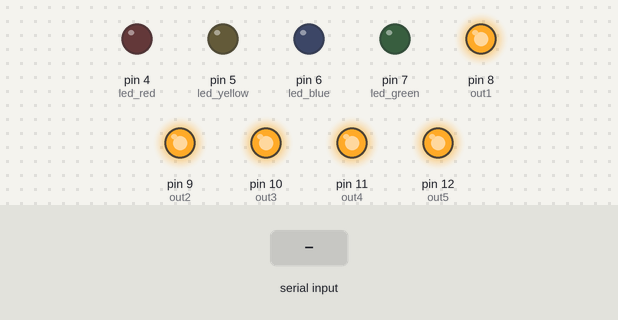
A sketch run on a simulated Arduino Uno, built with avr-gcc and run on an emulated ATmega328P. Shown: output pins drawn as LEDs (lit = HIGH). The test bench sets the inputs (shaded band).

Above: at 1.2 s.
1.3 s: "a" received over Serial
At 1.6 s:
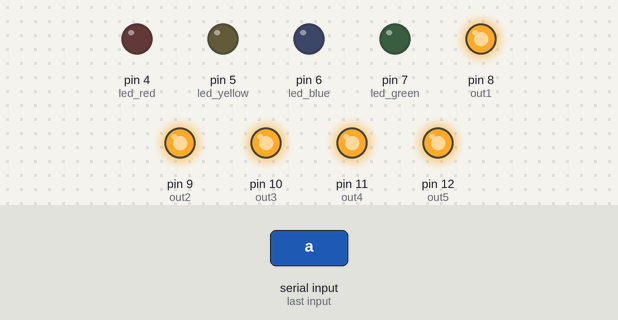
2.8 s: byte 96 (96) received over Serial
At 3.9 s:
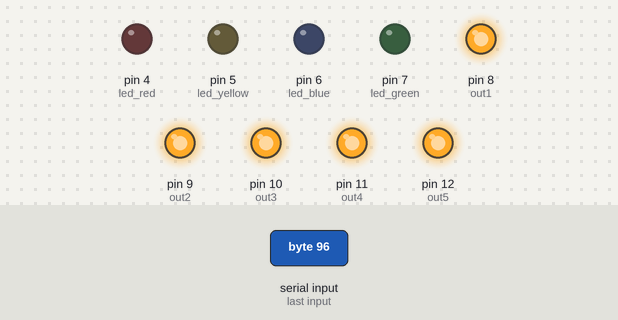
4.3 s: "b" received over Serial
At 5.1 s:
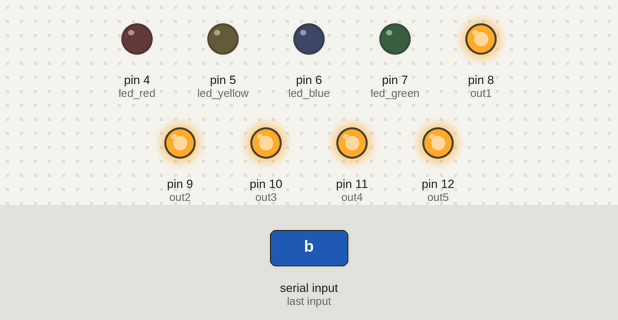
5.8 s: "d" received over Serial
At 6.2 s:
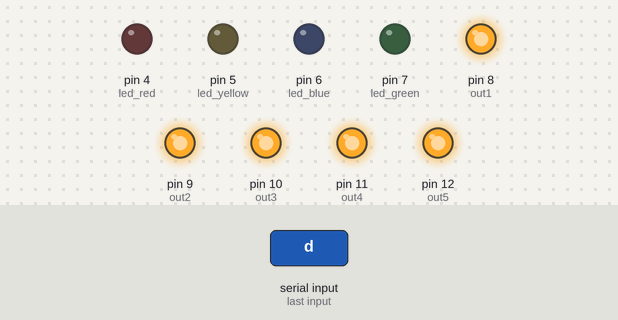
Timing chart, 0 to 8.3 s (numbered marks = the images above; inputs shaded):
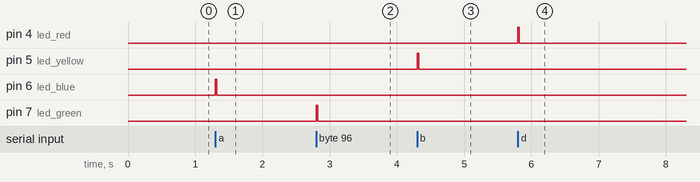

Measured:
- after the input at 1.3 s, pin 6 (led_blue): LOW → HIGH at once, → LOW 0.02 s later
- after the input at 2.8 s, pin 7 (led_green): LOW → HIGH at once, → LOW 0.02 s later
- after the input at 4.3 s, pin 5 (led_yellow): LOW → HIGH at once, → LOW 0.02 s later
- after the input at 5.8 s, pin 4 (led_red): LOW → HIGH at once, → LOW 0.02 s later

The sketch:

sketch_jan15d.ino
```cpp
int led_green  = 7;      // for input
int led_blue   = 6;     // for output
int led_yellow = 5;    // for alarm
int led_red    = 4;   // for fake face

int out1       = 8;
int out2       = 9;
int out3       = 10;
int out4       = 11;
int out5       = 12;

char mybyte    = 0; // command byte -128 - 0 -127

void come_in(){
  int on_time = 20;
  digitalWrite(led_green,HIGH);
  delay(on_time);
  digitalWrite(led_green,LOW);
  }

void come_out(){
  int on_time = 20;
  digitalWrite(led_blue,HIGH);
  delay(on_time);
  digitalWrite(led_blue,LOW);
  }

void warning(){
  int on_time = 20;
  digitalWrite(led_yellow,HIGH);
  delay(on_time);
  digitalWrite(led_yellow,LOW);
  }

void alarm(){
  int on_time = 20;
  digitalWrite(led_red,HIGH);
  delay(on_time);
  digitalWrite(led_red,LOW);
  }

void setup() {
  // put your setup code here, to run once:
Serial.begin(9600); // connect to PORT4
pinMode(led_yellow,OUTPUT);
pinMode(led_blue,OUTPUT);
pinMode(led_green,OUTPUT);
pinMode(led_red,OUTPUT);
pinMode(out1,OUTPUT);
pinMode(out2,OUTPUT);
pinMode(out3,OUTPUT);
pinMode(out4,OUTPUT);
pinMode(out5,OUTPUT);

for(int i = 4; i < 8; i ++){
  digitalWrite(i,LOW);
  }
for(int j = 8; j < 13; j ++){
  digitalWrite(j,HIGH);
  }
}

void loop() {
  // put your main code here, to run repeatedly:
  if(Serial.available()>0){
    mybyte = Serial.read();

    if(mybyte == 96){
      come_in();
      }
    else if(mybyte == 97){
      come_out();
      }
    else if((mybyte == 98)or (mybyte == 99)){
      warning();
      }
    else if(mybyte == 100){
      alarm();
      }
    }
}
```
